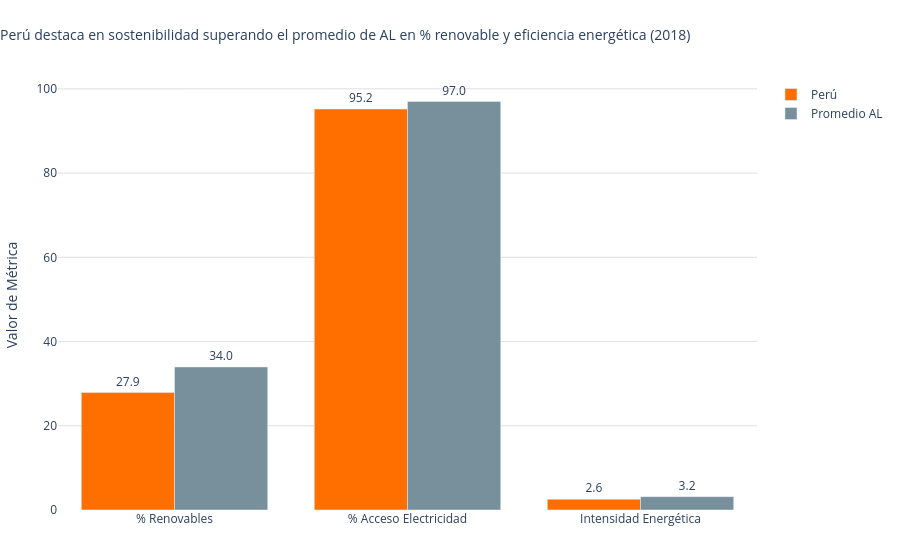

Source (notebook cell):
### Markdown cell above
### Pregunta 8: Perú en la región

### Code cell
year_sel = 2018
df_la_y = final_dataset[(final_dataset['country'].isin(latin_america)) & (final_dataset['year'] == year_sel) & (~final_dataset['is_region'])].copy()
mean_ren = df_la_y['renewable_share_of_total_energy'].mean()
mean_acc = df_la_y['access_to_electricity'].mean()
mean_int = df_la_y['energy_intensity_primary_energy'].mean()
peru_data = df_la_y[df_la_y['country'] == 'Peru']
if not peru_data.empty:
    peru_ren = peru_data['renewable_share_of_total_energy'].values[0]
    peru_acc = peru_data['access_to_electricity'].values[0]
    peru_int = peru_data['energy_intensity_primary_energy'].values[0]
else:
    peru_ren, peru_acc, peru_int = 0, 0, 0

compare_df = pd.DataFrame({
    'Métrica': ['% Renovables', '% Acceso Electricidad', 'Intensidad Energética'],
    'Perú': [peru_ren, peru_acc, peru_int],
    'Promedio AL': [mean_ren, mean_acc, mean_int]
})
print(compare_df)

fig = go.Figure()
fig.add_trace(go.Bar(
    x=compare_df['Métrica'],
    y=compare_df['Perú'],
    name='Perú',
    marker_color='#FF6F00',
    text=compare_df['Perú'].apply(lambda x: f'{x:.1f}'),
    textposition='outside'
))
fig.add_trace(go.Bar(
    x=compare_df['Métrica'],
    y=compare_df['Promedio AL'],
    name='Promedio AL',
    marker_color='#78909C',
    text=compare_df['Promedio AL'].apply(lambda x: f'{x:.1f}'),
    textposition='outside'
))

fig.update_layout(
    plot_bgcolor='white',
    title_text=f'Perú destaca en sostenibilidad superando el promedio de AL en % renovable y eficiencia energética ({year_sel})',
    title_x=0.0,
    title_font_size=14,
    yaxis=dict(showgrid=True, gridcolor='#E0E0E0', title='Valor de Métrica'),
    xaxis=dict(showgrid=False),
    margin=dict(l=50, r=50, t=80, b=50),
    barmode='group'
)
fig.show()

### Figure 1 — Plotly figure (JSON) as saved in the notebook; plotly's stock layout.template omitted (floating-point values rounded to 4 significant figures)
{"data": [{"marker": {"color": "#FF6F00"}, "name": "Perú", "text": ["27.9", "95.2", "2.6"], "textposition": "outside", "type": "bar", "x": ["% Renovables", "% Acceso Electricidad", "Intensidad Energética"], "y": [27.89, 95.2, 2.56]}, {"marker": {"color": "#78909C"}, "name": "Promedio AL", "text": ["34.0", "97.0", "3.2"], "textposition": "outside", "type": "bar", "x": ["% Renovables", "% Acceso Electricidad", "Intensidad Energética"], "y": [33.97, 96.99, 3.167]}], "layout": {"barmode": "group", "margin": {"b": 50, "l": 50, "r": 50, "t": 80}, "plot_bgcolor": "white", "title": {"font": {"size": 14}, "text": "Perú destaca en sostenibilidad superando el promedio de AL en % renovable y eficiencia energética (2018)", "x": 0.0}, "xaxis": {"showgrid": false}, "yaxis": {"gridcolor": "#E0E0E0", "showgrid": true, "title": {"text": "Valor de Métrica"}}}}
